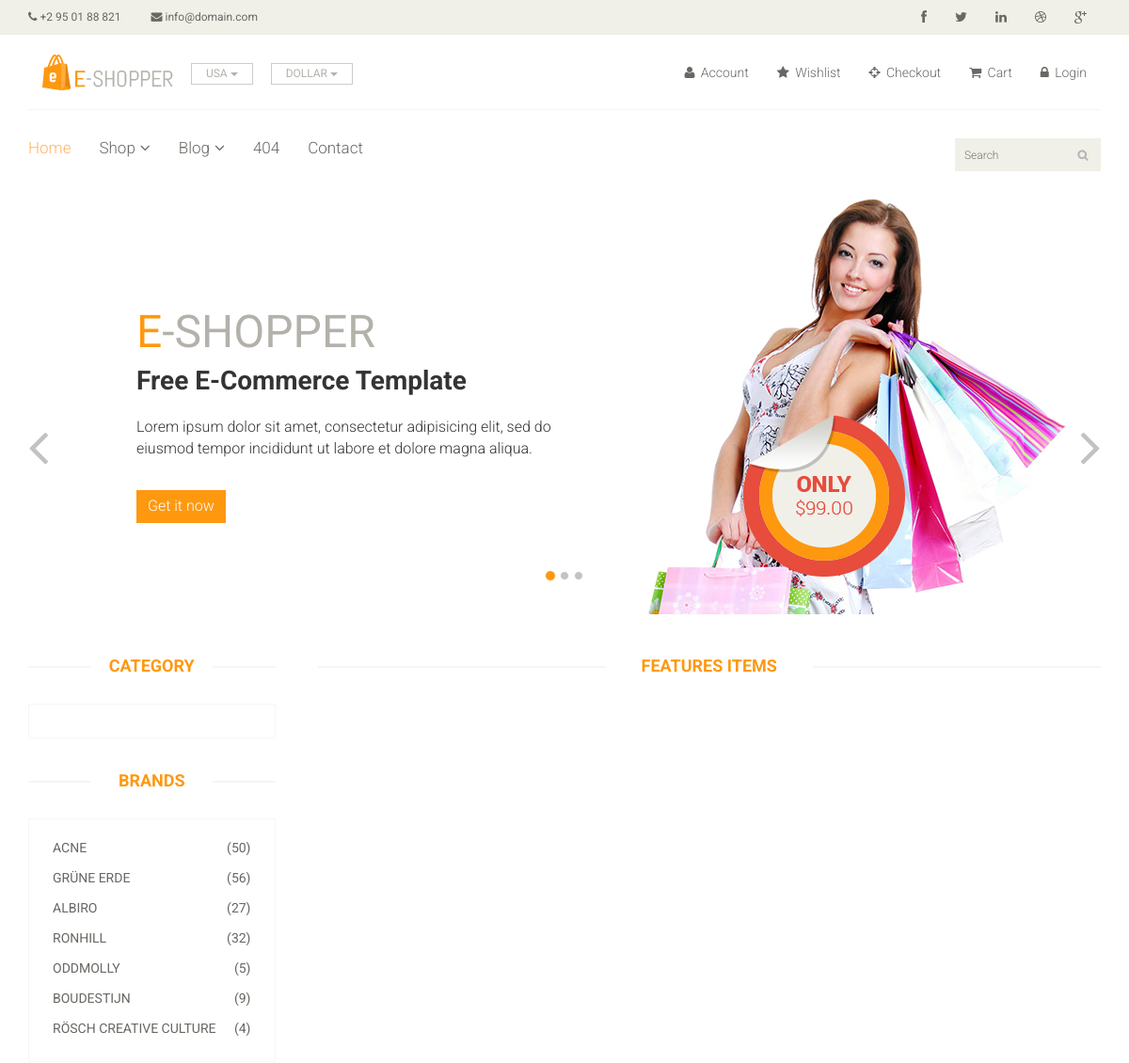
/ (upper part), run on an earlier commit of the app's database.
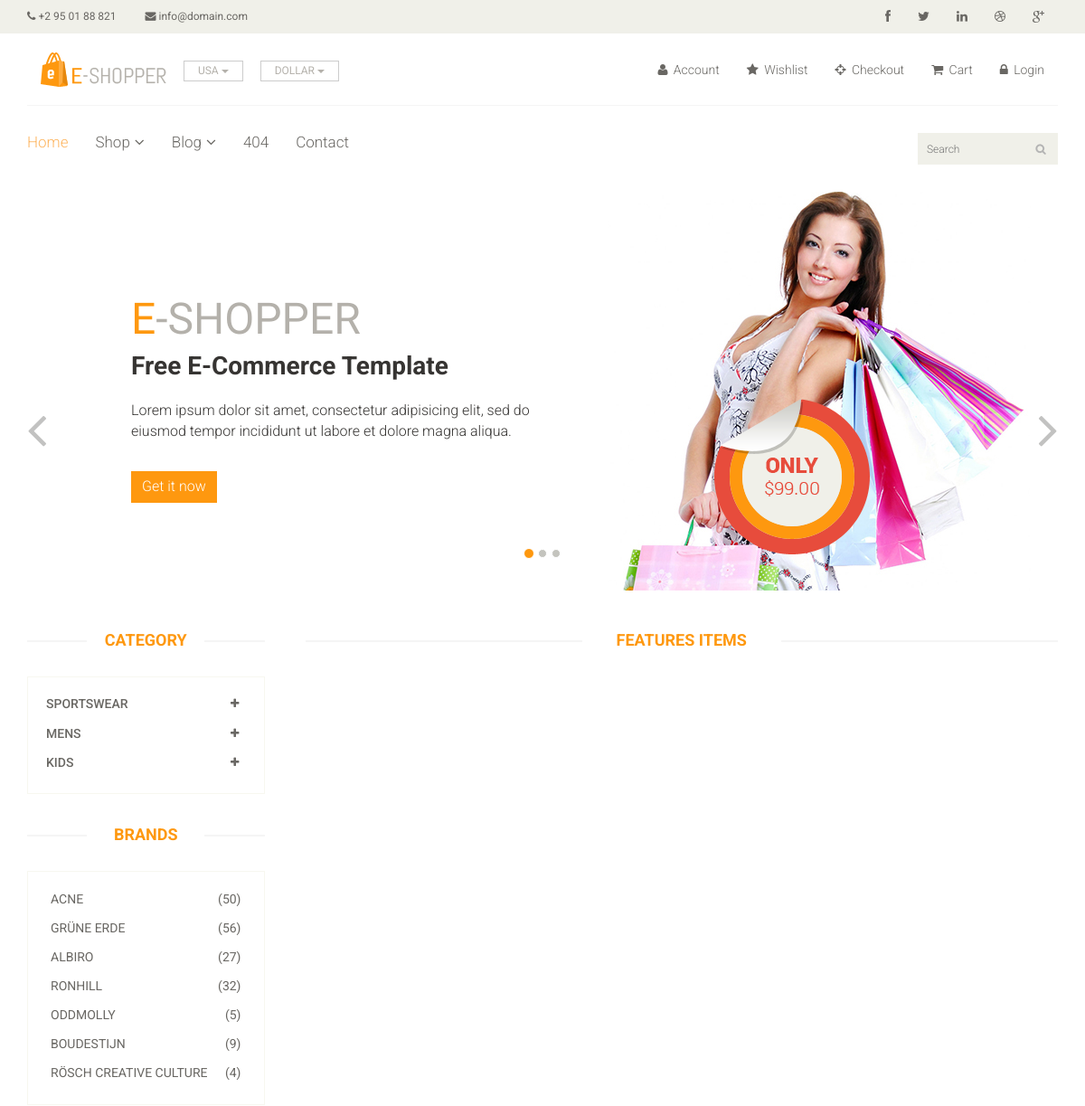
And on a later commit of the database.
### polls/models.py (models this page shows, shortened)
class Categories(models.Model):
    category_name = CharField(max_length=255)
    category_in = CharField(max_length=255,null=True)

### polls/views.py (the view)
# urls.py: path('', views.shop, name='shop'),
def shop(request):
    cate_in = []
    categories = Categories.objects.all()
    context = {}
    for i in categories:
        cate_in.append(str(i.category_in).split(','))
        context = {'categoris': categories, 'cate_in': cate_in}
    try:
        username  = request.COOKIES['username']
    except:
        username = ''
    context['product'] = showAllProduct()
    context['username'] = username
    return render(request, 'polls/product.html', context)

### polls/views.py (called while the page is built)
def showAllProduct():
    categories = Categories.objects.all()
    products = Products.objects.all()
    cate_in = []
    context ={}
    for i in categories:
        cate_in.append(str(i.category_in).split(','))
        context = {'categoris': categories, 'cate_in': cate_in}
    context['products'] = products
    return context

### polls/templates/polls/product.html (shortened to what this page needs)
{% extends 'polls/shop.html' %}
{% block category %}
{% if  cate_in == 'null'%}
<div class="panel panel-default">
    <div class="panel-heading">
        <h4 class="panel-title"><a href="#">Kids</a></h4>
    </div>
</div>
{% else %}
{% for item in categoris  %}
<div class="panel panel-default">
    <div class="panel-heading">
        <h4 class="panel-title">
            <a onclick="return getProductById({{item.id}});">
                <span class="badge pull-right"><i class="fa fa-plus"></i></span>
                {{item.category_name}}
            </a>
        </h4>
    </div>
</div>
{% endfor %}
{% endif %}
{% endblock category %}

### polls/templates/polls/shop.html (shortened to what this page needs)
{% load static %}
<!DOCTYPE html>
<html lang="en">
<head>
    <link href="{% static 'polls/css/bootstrap.min.css' %}" rel="stylesheet">
    <link href="{% static 'polls/css/font-awesome.min.css' %}" rel="stylesheet">
    <link href="{% static 'polls/css/prettyPhoto.css' %}" rel="stylesheet">
    <link href="{% static 'polls/css/price-range.css' %}" rel="stylesheet">
    <link href="{% static 'polls/css/animate.css' %}" rel="stylesheet">
    <link href="{% static 'polls/css/main.css' %}" rel="stylesheet">
    <link href="{% static 'polls/css/responsive.css' %}" rel="stylesheet">
</head>
<body>
<header id="header">
    <div class="header_top">
        <div class="container">
            <div class="row">
                <div class="col-sm-6">
                    <div class="contactinfo">
                        <ul class="nav nav-pills">
                            <li><a href="#"><i class="fa fa-phone"></i> +2 95 01 88 821</a></li>
                            <li><a href="#"><i class="fa fa-envelope"></i> info@domain.com</a></li>
                        </ul>
                    </div>
                </div>
                <div class="col-sm-6">
                    <div class="social-icons pull-right">
                        <ul class="nav navbar-nav">
                            <li><a href="#"><i class="fa fa-facebook"></i></a></li>
                            <li><a href="#"><i class="fa fa-twitter"></i></a></li>
                            <li><a href="#"><i class="fa fa-linkedin"></i></a></li>
                            <li><a href="#"><i class="fa fa-dribbble"></i></a></li>
                            <li><a href="#"><i class="fa fa-google-plus"></i></a></li>
                        </ul>
                    </div>
                </div>
            </div>
        </div>
    </div>
    <div class="header-middle">
        <div class="container">
            <div class="row">
                <div class="col-md-4 clearfix">
                    <div class="logo pull-left">
                        <a href="{% url 'shop' %}"><img src="{% static 'polls/images/home/logo.png' %}" alt=""/></a>
                    </div>
                    <div class="btn-group pull-right clearfix">
                        <div class="btn-group">
                            <button type="button" class="btn btn-default dropdown-toggle usa" data-toggle="dropdown">
                                USA
                                <span class="caret"></span>
                            </button>
                        </div>
                        <div class="btn-group">
                            <button type="button" class="btn btn-default dropdown-toggle usa" data-toggle="dropdown">
                                DOLLAR
                                <span class="caret"></span>
                            </button>
                        </div>
                    </div>
                </div>
                <div class="col-md-8 clearfix">
                    <div class="shop-menu clearfix pull-right">
                        <ul class="nav navbar-nav">
                            <li><a href=""><i class="fa fa-user"></i> Account</a></li>
                            <li><a href=""><i class="fa fa-star"></i> Wishlist</a></li>
                            <li><a href="checkout.html"><i class="fa fa-crosshairs"></i> Checkout</a></li>
                            <li><a href="{% url 'cart' %}"><i class="fa fa-shopping-cart"></i> Cart</a></li>
                            {% if username == '' %}
                            <li><a href="{% url 'login' %}"><i class="fa fa-lock"></i> Login</a></li>
                            {% else %}
                            <li><a href="{% url 'login' %}"><i class="fa fa-lock"></i> {{ username }}</a></li>
                            {% endif %}
                        </ul>
                    </div>
                </div>
            </div>
        </div>
    </div>
    <div class="header-bottom">
			<div class="container">
				<div class="row">
					<div class="col-sm-9">
						<div class="mainmenu pull-left">
							<ul class="nav navbar-nav collapse navbar-collapse">
								<li><a href="index.html" class="active">Home</a></li>
								<li class="dropdown"><a href="#">Shop<i class="fa fa-angle-down"></i></a>
                                </li>
								<li class="dropdown"><a href="#">Blog<i class="fa fa-angle-down"></i></a>
                                </li>
								<li><a href="404.html">404</a></li>
								<li><a href="contact-us.html">Contact</a></li>
							</ul>
						</div>
					</div>
					<div class="col-sm-3">
						<div class="search_box pull-right">
							<input type="text" placeholder="Search"/>
						</div>
					</div>
				</div>
			</div>
		</div>
</header>
<section id="slider">
    <div class="container">
        <div class="row">
            <div class="col-sm-12">
                <div id="slider-carousel" class="carousel slide" data-ride="carousel">
                    <ol class="carousel-indicators">
                        <li data-target="#slider-carousel" data-slide-to="0" class="active"></li>
                        <li data-target="#slider-carousel" data-slide-to="1"></li>
                        <li data-target="#slider-carousel" data-slide-to="2"></li>
                    </ol>
                    <div class="carousel-inner">
                        <div class="item active">
                            <div class="col-sm-6">
                                <h1><span>E</span>-SHOPPER</h1>
                                <h2>Free E-Commerce Template</h2>
                                <p>Lorem ipsum dolor sit amet, consectetur adipisicing elit, sed do eiusmod tempor
                                    incididunt ut labore et dolore magna aliqua. </p>
                                <button type="button" class="btn btn-default get">Get it now</button>
                            </div>
                            <div class="col-sm-6">
                                <img src="{% static 'polls/images/home/girl1.jpg' %}" class="girl img-responsive" alt=""/>
                                <img src="{% static 'polls/images/home/pricing.png' %}" class="pricing" alt=""/>
                            </div>
                        </div>
                    </div>
                    <a href="#slider-carousel" class="left control-carousel hidden-xs" data-slide="prev">
                        <i class="fa fa-angle-left"></i>
                    </a>
                    <a href="#slider-carousel" class="right control-carousel hidden-xs" data-slide="next">
                        <i class="fa fa-angle-right"></i>
                    </a>
                </div>
            </div>
        </div>
    </div>
</section>
<section>
    <div class="container">
        <div class="row">
            <div class="col-sm-3">
                <div class="left-sidebar">
                    <h2>Category</h2>
                    <div class="panel-group category-products" id="accordian">
                        {% block category %}
                        {% endblock category %}
                    </div>
                    <div class="brands_products">
                        <h2>Brands</h2>
                        <div class="brands-name">
                            <ul class="nav nav-pills nav-stacked">
                                <li><a href="#"> <span class="pull-right">(50)</span>Acne</a></li>
                                <li><a href="#"> <span class="pull-right">(56)</span>Grüne Erde</a></li>
                                <li><a href="#"> <span class="pull-right">(27)</span>Albiro</a></li>
                                <li><a href="#"> <span class="pull-right">(32)</span>Ronhill</a></li>
                                <li><a href="#"> <span class="pull-right">(5)</span>Oddmolly</a></li>
                                <li><a href="#"> <span class="pull-right">(9)</span>Boudestijn</a></li>
                                <li><a href="#"> <span class="pull-right">(4)</span>Rösch creative culture</a></li>
                            </ul>
                        </div>
                    </div>
                </div>
            </div>
            <div class="col-sm-9 padding-right">
                <div class="features_items">
                    <h2 class="title text-center">Features Items</h2>
                </div>
</body>
</html>

What changed in the data, as far as the page shows it:
added Categories: category_name "SPORTSWEAR"
added Categories: category_name "MENS"
added Categories: category_name "KIDS"
